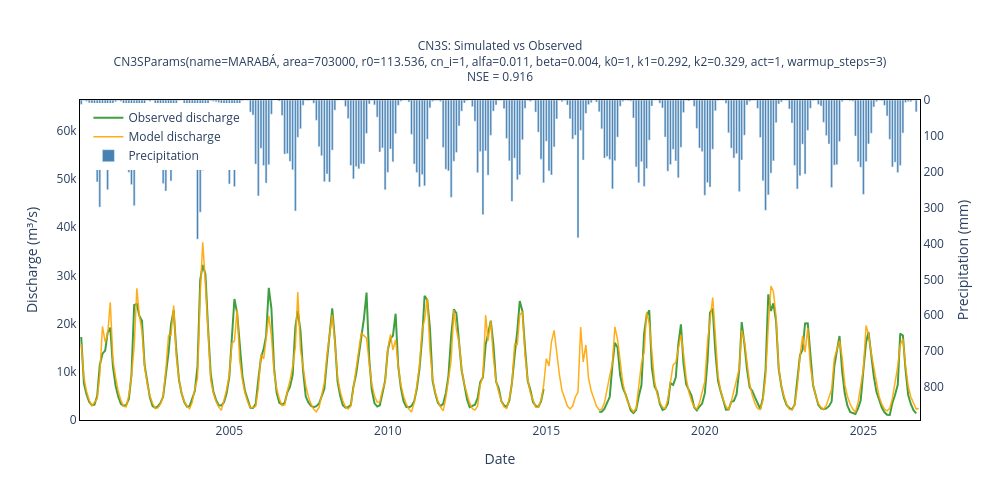

Notebook cell for this chart:
### Markdown cell above
## Optional calibration confirmation

Saved discharge is used only here. Inference uses a separate read-only copy of saved
rainfall to preserve the long storage history and the original discharge values.

### Code cell
if CHECK_CALIBRATION:
    calibration_data = station.get_optim_data(FREQ)
    calibration_model = CN3S(inference.params, freq=FREQ)
    calibration_model.run(calibration_data["prec_mm"], pbar=False)
    calibration_model.evaluate(calibration_data["q_m3s"])
    calibration_model.plot().show()

### Figure 1 — Plotly figure (JSON) as saved in the notebook; plotly's stock layout.template omitted (floating-point values rounded to 4 significant figures; data arrays with more than 128 entries replaced by an {"elided": "..."} marker saying what was removed)
{"data": [{"line": {"color": "green", "width": 2}, "name": "Observed discharge", "opacity": 0.75, "type": "scatter", "x": {"elided": "318 str values"}, "y": {"elided": "318 float values"}}, {"line": {"color": "orange", "width": 1.5}, "name": "Model discharge", "opacity": 0.9, "type": "scatter", "x": {"elided": "318 str values"}, "y": {"elided": "318 float values"}}, {"marker": {"color": "steelblue"}, "name": "Precipitation", "opacity": 1, "type": "bar", "x": {"elided": "318 str values"}, "y": {"elided": "318 float values"}, "yaxis": "y2"}], "layout": {"height": 500, "legend": {"x": 0.01, "y": 0.99}, "plot_bgcolor": "white", "title": {"font": {"size": 12}, "text": "CN3S: Simulated vs Observed<br>CN3SParams(name=MARABÁ, area=703000, r0=113.536, cn_i=1, alfa=0.011, beta=0.004, k0=1, k1=0.292, k2=0.329, act=1, warmup_steps=3)<br>NSE = 0.916", "x": 0.5, "xanchor": "center"}, "width": 1000, "xaxis": {"linecolor": "black", "linewidth": 1, "mirror": true, "showline": true, "title": {"text": "Date"}}, "yaxis": {"linecolor": "black", "linewidth": 1, "mirror": true, "range": [0, 66400.0], "showline": true, "title": {"text": "Discharge (m³/s)"}}, "yaxis2": {"linecolor": "black", "linewidth": 1, "mirror": true, "overlaying": "y", "range": [891.9, 0], "showline": true, "side": "right", "title": {"text": "Precipitation (mm)"}}}}
